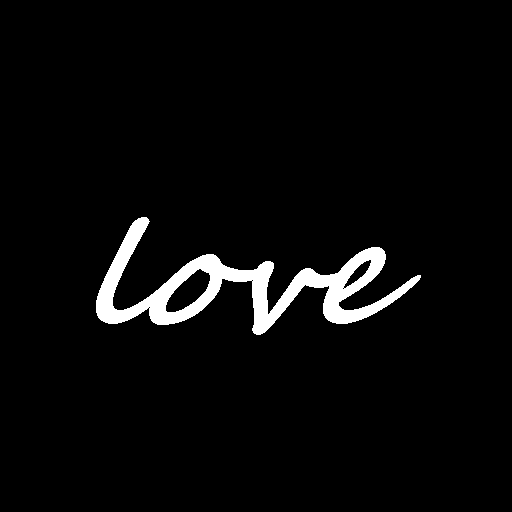
%> input picture images/love.bmp, 512 x 512 px
$ octave fft2_test.m   (GNU Octave 9; MATLAB toolbox functions it lacks are replaced by stand-ins)
%> lines starting %> are read from the running program, lines starting %| are printed output that depends on the picture; in (x1, y1, x2, y2) boxes, pixels count from 0 and x2, y2 are one past the last pixel; in counts of white or black regions, pixels touching at a corner belong together; the program's own positions count from 1
clear all

pkg load image
pkg load communications
pkg load mapping

imsize     = 512;
wavelength = 700;
iterations = 15;

offset = 0;
a = zeros(imsize);

radius = 5;
cx=imsize/2-offset;
cy=imsize/2-offset;
for x=cx-radius:cx+radius
  dy=round(sqrt(radius^2-(x-cx)^2));
  a(x, cy-dy:cy+dy) = ones(1, dy*2+1);
end


radius = 5;
cx=imsize/2-offset-10;
cy=imsize/2-offset-30;
for x=cx-radius:cx+radius
  dy=round(sqrt(radius^2-(x-cx)^2));
  %a(x, cy-dy:cy+dy) = ones(1, dy*2+1);
end


radius = 5;
cx=imsize/2-offset-30;
cy=imsize/2-offset-20;
for x=cx-radius:cx+radius
  dy=round(sqrt(radius^2-(x-cx)^2));
  %a(x, cy-dy:cy+dy) = ones(1, dy*2+1);
end


sx=100;
sy=400;
ss=30;
for x=sx-ss/2:sx+ss/2-1
  %aa(x,sy-ss:sy+ss-1) = ones(1, ss*2);
end

a = imread('images\love.bmp');
%> a: size 512x512 logical; 3.7% white; 1 white region, box (x1, y1, x2, y2) and area: (96, 217, 421, 335) 9819
a = double(a);
a = fliplr(a);
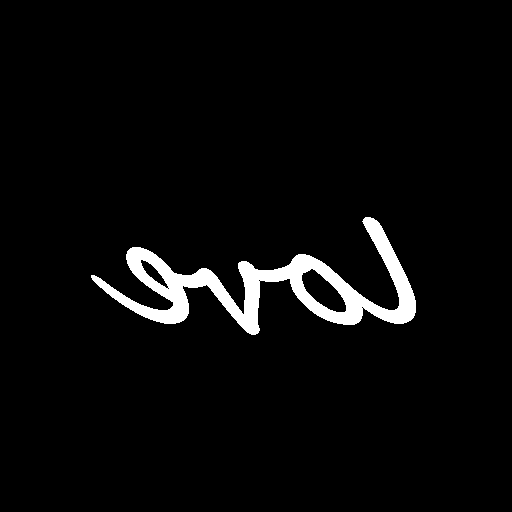
%> a: size 512x512 double; values 0 (black) and 1 (white), 3.7% white; 1 white region, box (x1, y1, x2, y2) and area: (91, 217, 416, 335) 9819
a = flipud(a);
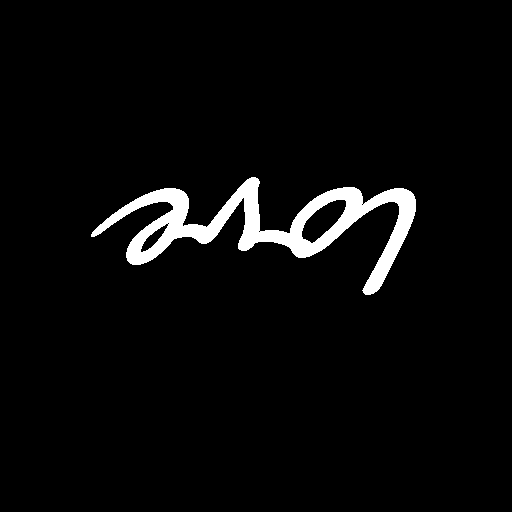
%> a: size 512x512 double; values 0 (black) and 1 (white), 3.7% white; 1 white region, box (x1, y1, x2, y2) and area: (91, 177, 416, 295) 9819

% [10 lines of commented-out code are left out]
a =  fftshift(a);
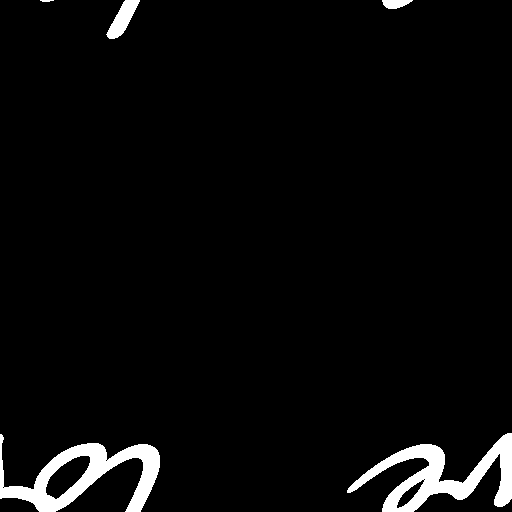
%> a: size 512x512 double; values 0 (black) and 1 (white), 3.7% white; 5 white regions, box (x1, y1, x2, y2) and area: (347, 433, 512, 512) 4552, (0, 434, 160, 512) 4431, (106, 0, 140, 39) 614, (382, 0, 413, 9) 200, (40, 0, 54, 2) 22


light = fspecial('gaussian',imsize,imsize/2)*100;
light = light/mean(mean(light));

lmask=zeros(imsize);
radius = 254;
cx=imsize/2;
cy=imsize/2;
for x=cx-radius:cx+radius
  dy=round(sqrt(radius^2-(x-cx)^2));
  lmask(x, cy-dy:cy+dy) = ones(1, dy*2+1);
end

%light = light .* lmask;


figure(1)
subplot(2,3,1);
imagesc(ifftshift(abs(a)));
axis equal;
title('original image');
colorbar

subplot(2,3,3);
imagesc(light);
axis equal;
title('actual laser intensity');
colorbar
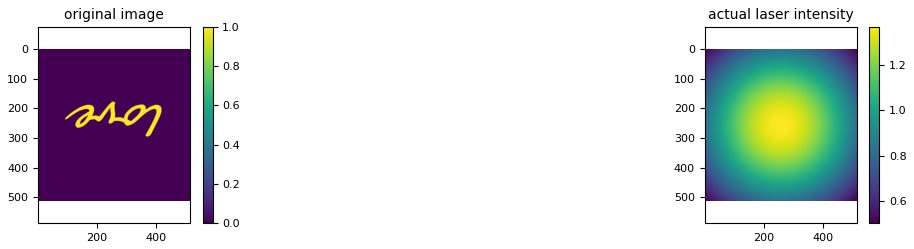
%> figure redrawn from the program's plot data, 2 panels

r = a;
for i=1:iterations
  f = ifft2(abs(a).*exp(1i*angle(r)));
  r = fft2(light*mean(mean(abs(f))).*exp(1i*angle(f)));
  angle_w_noise = angle(f);
%> (the run ends here)

$ run again, with images/doto.bmp copied over images/love.bmp
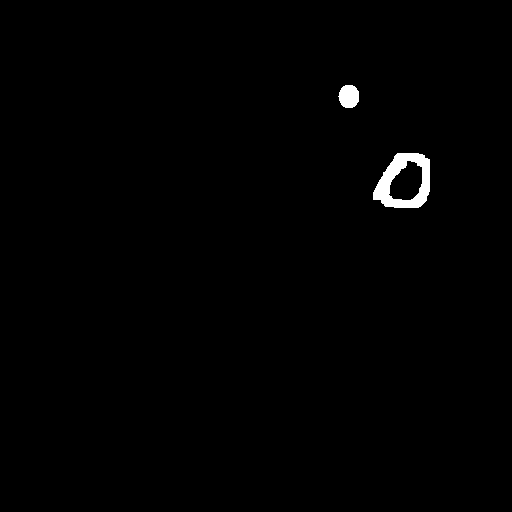
%> input picture images/doto.bmp, 512 x 512 px
%> `colorbar`:
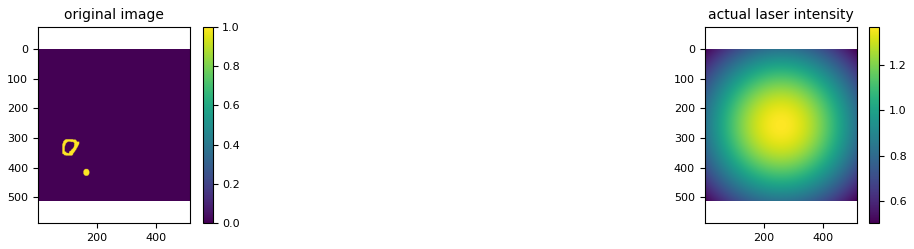
%> figure redrawn from the program's plot data, 2 panels

$ run again, with images/hello.bmp copied over images/love.bmp
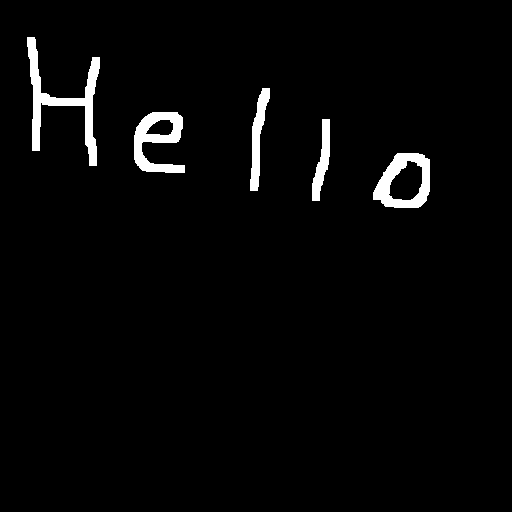
%> input picture images/hello.bmp, 512 x 512 px
%> `colorbar`:
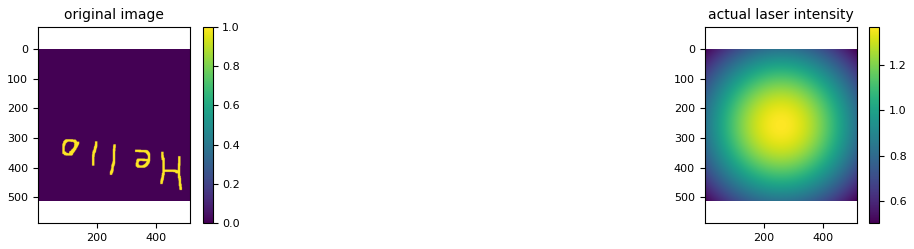
%> figure redrawn from the program's plot data, 2 panels
